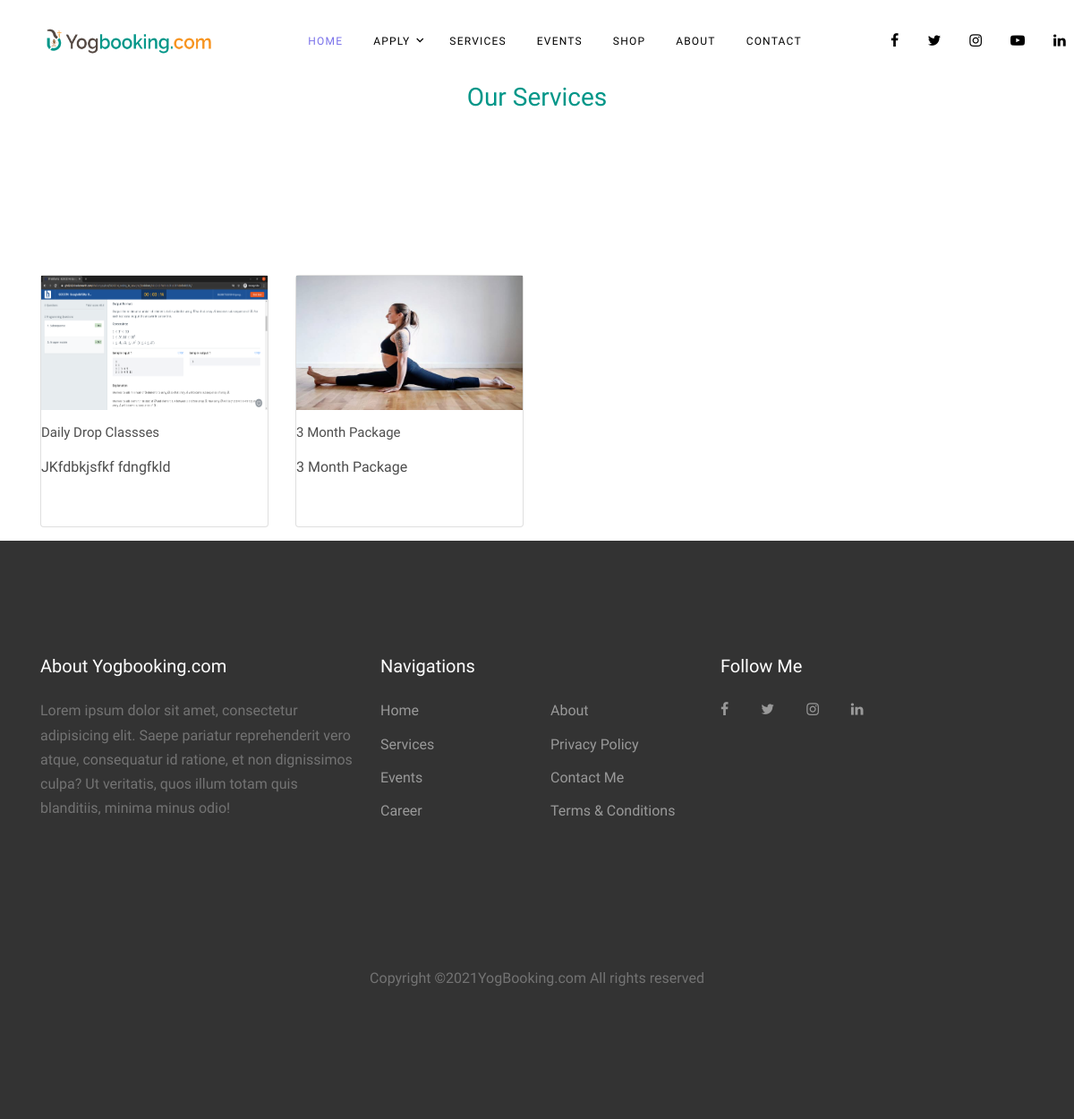
Screenshot of /yogbookingapp/services with the database file from the repository.
### yogbookingapp/models.py (models this page shows, shortened)
class Services(models.Model):
    name = models.CharField(max_length=50, default='')
    price = models.IntegerField(default='0')
    description = models.CharField(max_length=1000,default="")
    id = models.CharField(max_length=20,default="",primary_key = True)
    image = models.ImageField(upload_to="yogbookingapp/images")

### yogbookingapp/views.py (the view)
def services(request):
    services = Services.objects.all()
    return render(request,'yogbookingapp/services.html',{'services' : services})

### yogbookingapp/templates/yogbookingapp/services.html (shortened to what this page needs)
{% extends 'yogbookingapp/master.html' %}
{% load static %}
{% block content %}
<!DOCTYPE html>
<html lang="en" dir="ltr">
  <head>
  </head>
  <body>
    <div class="sheader">
      <div class="text">
        <h3 class="headtext">Our Services</h3>
      </div>
    </div>
<div class="container">
  <div class="row">
    {% for i in services %}
    <div class="col-md-3 col-sm-6 item">
      <div class="card item-card card-block">
    <img src="/media/{{i.image}}" alt="Photo of sunset">
        <h5 class="item-card-title mt-3 mb-3">{{i.name}}</h5>
        <p class="card-text">{{i.description}}</p>
  </div>
    </div>
      {% endfor %}
</div>
</div>
</div>
  </body>
</html>
{% endblock %}

### yogbookingapp/static/tem/css/style.css (style rules this page uses)
body { line-height: 1.7; color: #4d4d4d; font-weight: 300; font-size: 1rem; }

### yogbookingapp/templates/yogbookingapp/services.html (style rules this page uses)
.sheader { width: 100%; height: 200px; background: white; }
.headtext { color: #009688; text-align: center; }
img { height:150px; width:100%; }
.item { padding:15px; }
.item-card { transition:0.5s; cursor:pointer; }
.item-card-title { font-size:15px; transition:1s; cursor:pointer; }
.card-text { height:80px; }
.card::before, .card::after { position: absolute; top: 0; right: 0; bottom: 0; left: 0; transform: scale3d(0, 0, 1); transition: transform .3s ease-out 0s; background: rgba(255, 255, 255, 0.1); content: ''; pointer-events: none; }
.card::before { transform-origin: left top; }
.card::after { transform-origin: right bottom; }

### rows the page displays
Services: image (picture), name "Daily Drop Classses", description "JKfdbkjsfkf fdngfkld"
Services: image (picture), name "3 Month Package", description "3 Month Package"
